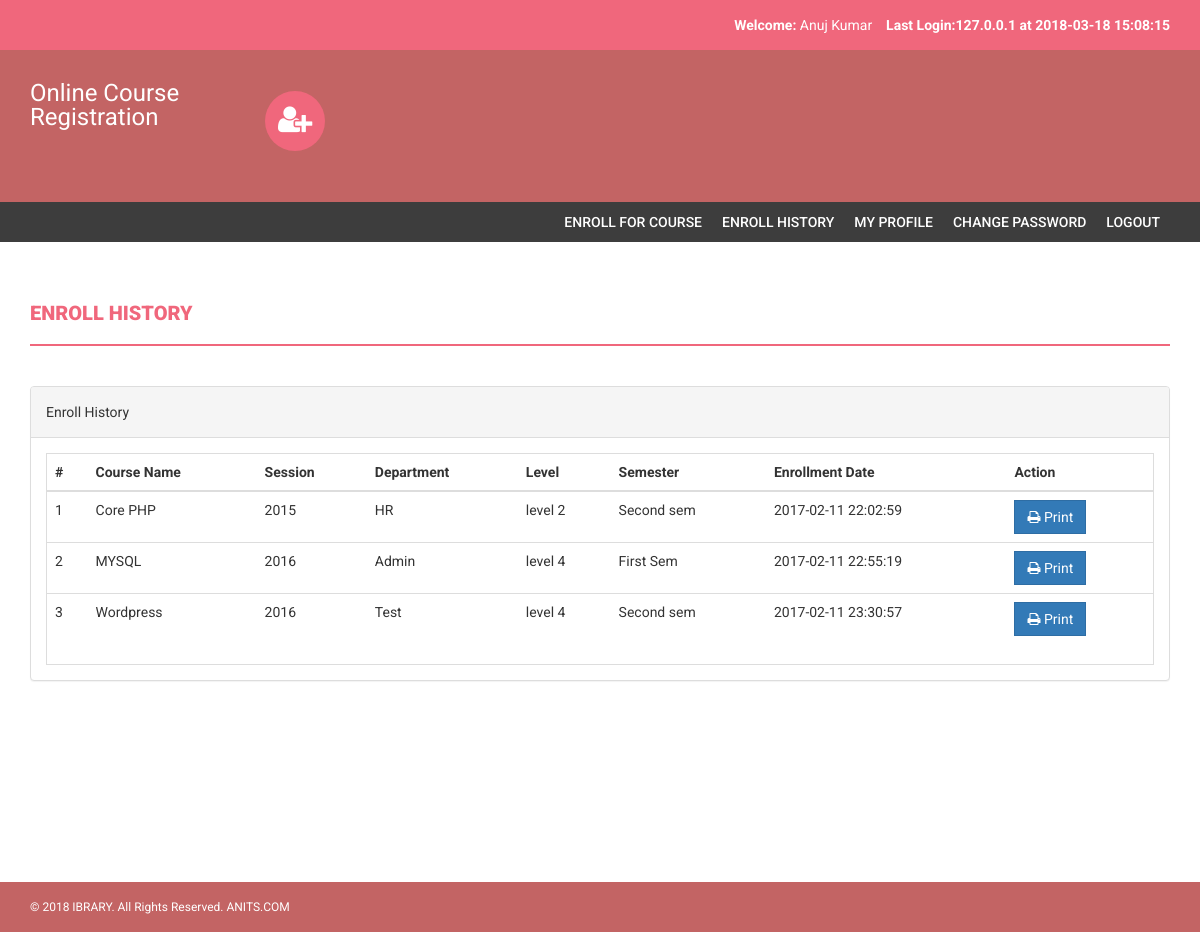
Screenshot of /onlinecourse/enroll-history.php (signed in) with the database file from the repository.
### tables this page shows
CREATE TABLE `courseenrolls` (
  `id` int(11) NOT NULL,
  `studentRegno` varchar(255) NOT NULL,
  `pincode` varchar(255) NOT NULL,
  `session` int(11) NOT NULL,
  `department` int(11) NOT NULL,
  `level` int(11) NOT NULL,
  `semester` int(11) NOT NULL,
  `course` int(11) NOT NULL,
  `enrollDate` timestamp NOT NULL DEFAULT CURRENT_TIMESTAMP
);

CREATE TABLE `course` (
  `id` int(11) NOT NULL,
  `courseCode` varchar(255) NOT NULL,
  `courseName` varchar(255) NOT NULL,
  `courseUnit` varchar(255) NOT NULL,
  `noofSeats` int(11) NOT NULL,
  `creationDate` timestamp NOT NULL DEFAULT CURRENT_TIMESTAMP,
  `updationDate` varchar(255) NOT NULL
);

CREATE TABLE `session` (
  `id` int(11) NOT NULL,
  `session` varchar(255) NOT NULL,
  `creationDate` timestamp NOT NULL DEFAULT CURRENT_TIMESTAMP
);

CREATE TABLE `department` (
  `id` int(11) NOT NULL,
  `department` varchar(255) NOT NULL,
  `creationDate` timestamp NOT NULL DEFAULT CURRENT_TIMESTAMP
);

CREATE TABLE `level` (
  `id` int(11) NOT NULL,
  `level` varchar(255) NOT NULL,
  `creationDate` timestamp NOT NULL DEFAULT CURRENT_TIMESTAMP
);

CREATE TABLE `semester` (
  `id` int(11) NOT NULL,
  `semester` varchar(255) NOT NULL,
  `creationDate` timestamp NOT NULL DEFAULT CURRENT_TIMESTAMP,
  `updationDate` varchar(255) NOT NULL
);

### onlinecourse/enroll-history.php (the view, shortened to what this page needs)
<?php
if(strlen($_SESSION['login'])==0)
    {
header('location:index.php');
}
else{
?>
<!DOCTYPE html>
<html xmlns="http://www.w3.org/1999/xhtml">
<head>
    <link href="assets/css/bootstrap.css" rel="stylesheet" />
    <link href="assets/css/font-awesome.css" rel="stylesheet" />
    <link href="assets/css/style.css" rel="stylesheet" />
</head>
<body>
<?php include('includes/header.php');?>
<?php if($_SESSION['login']!="")
{
 include('includes/menubar.php');
}
 ?>
    <div class="content-wrapper">
        <div class="container">
              <div class="row">
                    <div class="col-md-12">
                        <h1 class="page-head-line">Enroll History  </h1>
                    </div>
                </div>
                <div class="row" >
                <div class="col-md-12">
                    <div class="panel panel-default">
                        <div class="panel-heading">
                           Enroll History
                        </div>
                        <div class="panel-body">
                            <div class="table-responsive table-bordered">
                                <table class="table">
                                    <thead>
                                        <tr>
                                            <th>#</th>
                                            <th>Course Name </th>
                                            <th>Session </th>
                                            <th> Department</th>
                                             <th>Level</th>
                                                <th>Semester</th>
                                             <th>Enrollment Date</th>
                                             <th>Action</th>
                                        </tr>
                                    </thead>
                                    <tbody>
<?php
$sql=mysql_query("select courseenrolls.course as cid, course.courseName as courname,session.session as session,department.department as dept,level.level as level,courseenrolls.enrollDate as edate ,semester.semester as sem from courseenrolls join course on course.id=courseenrolls.course join session on session.id=courseenrolls.session join department on department.id=courseenrolls.department join level on level.id=courseenrolls.level  join semester on semester.id=courseenrolls.semester  where courseenrolls.studentRegno='".$_SESSION['login']."'");
$cnt=1;
while($row=mysql_fetch_array($sql))
{
?>
                                        <tr>
                                            <td><?php echo $cnt;?></td>
                                            <td><?php echo htmlentities($row['courname']);?></td>
                                            <td><?php echo htmlentities($row['session']);?></td>
                                            <td><?php echo htmlentities($row['dept']);?></td>
                                            <td><?php echo htmlentities($row['level']);?></td>
                                            <td><?php echo htmlentities($row['sem']);?></td>
                                             <td><?php echo htmlentities($row['edate']);?></td>
                                            <td>
                                            <a href="print.php?id=<?php echo $row['cid']?>" target="_blank">
<button class="btn btn-primary"><i class="fa fa-print "></i> Print</button> </a>
                                            </td>
                                        </tr>
<?php
$cnt++;
} ?>
                                    </tbody>
                                </table>
                            </div>
                        </div>
                    </div>
                </div>
            </div>
        </div>
    </div>
  <?php include('includes/footer.php');?>
</body>
</html>
<?php } ?>

### onlinecourse/includes/header.php (shortened to what this page needs)
<?php if($_SESSION['login']!="")
{?>
<header>
        <div class="container">
            <div class="row">
                <div class="col-md-12">
                    <strong>Welcome: </strong><?php echo htmlentities($_SESSION['sname']);?>
                    <strong>Last Login:<?php
        $ret=mysql_query("SELECT  * from userlog where studentRegno='".$_SESSION['login']."' order by id desc limit 1,1");
                    $row=mysql_fetch_array($ret);
                    echo $row['userip']; ?> at <?php echo $row['loginTime'];?></strong>
                </div>
            </div>
        </div>
    </header>
    <?php } ?>
    <div class="navbar navbar-inverse set-radius-zero">
        <div class="container">
            <div class="navbar-header">
                <a class="navbar-brand" href="#" style="color:#fff; font-size:24px;4px; line-height:24px; ">
                   Online Course Registration
                </a>
            </div>
            <div class="left-div">
                <i class="fa fa-user-plus login-icon" ></i>
        </div>
            </div>
        </div>

### onlinecourse/includes/menubar.php
<section class="menu-section">
        <div class="container">
            <div class="row">
                <div class="col-md-12">
                    <div class="navbar-collapse collapse ">
                        <ul id="menu-top" class="nav navbar-nav navbar-right">
                             <li><a href="pincode-verification.php">Enroll for Course </a></li>
                             <li><a href="enroll-history.php">Enroll History  </a></li>
                              <li><a href="my-profile.php">My Profile</a></li>
                               <li><a href="change-password.php">Change Password</a></li>
                            <li><a href="logout.php">Logout</a></li>
                        </ul>
                    </div>
                </div>
            </div>
        </div>
    </section>

### onlinecourse/includes/footer.php
<footer>
        <div class="container">
            <div class="row">
                <div class="col-md-12">
                    &copy; 2018 IBRARY. All Rights Reserved. <a href="https://www.anits.edu.in/" target="_blank">ANITS.COM</a>
                </div>
            </div>
        </div>
    </footer>

### onlinecourse/assets/css/style.css (style rules this page uses)
body { font-family: 'Roboto', sans-serif; line-height: 30px; }
.set-radius-zero { border-radius: 0px; -moz-border-radius: 0px; -webkit-border-radius: 0px; }
.content-wrapper { margin-top: 40px; min-height: 600px; padding-bottom: 60px; }
.page-head-line { font-weight: 900; padding-bottom: 20px; border-bottom: 2px solid #F0677C; text-transform: uppercase; color: #F0677C; font-size: 20px; margin-bottom: 40px; }
.btn { border-radius: 0px; -webkit-border-radius: 0px; -moz-border-radius: 0px; }
.login-icon { height: 60px; width: 60px; padding: 13px; border-radius: 50%; font-size: 30px; margin-bottom: 20px; color: #fff; text-align: center; cursor:pointer; background-color:#F0677C; -webkit-border-radius:50%; -moz-border-radius:50%; }
header { background-color: #F0677C; color: #fff; padding: 10px; text-align: right; }
.left-div { padding-left: 30px; margin-top: 40px; margin-bottom: 30px; }
.navbar-brand { width: 250px; padding-top: 30px; }
.menu-section { background-color: #3D3D3D; }
#menu-top a { color: #FFF; text-decoration: none; font-weight: 500; padding: 10px 10px 10px 10px; text-transform: uppercase; }
.navbar-inverse { background-color: #C36464; border-color: transparent; }
.navbar { margin-bottom: 0px; }
footer { padding: 10px; color: #fff; font-size: 12px; background-color: #C36464; }
footer a, footer a:hover { color: #fff; text-decoration: none; }

### rows the page displays
courseenrolls: course.courseName "Core PHP", session.session "2015", department.department "HR", level.level "level 2", semester.semester "Second sem", enrollDate "2017-02-11 22:02:59"
courseenrolls: course.courseName "MYSQL", session.session "2016", department.department "Admin", level.level "level 4", semester.semester "First Sem", enrollDate "2017-02-11 22:55:19"
courseenrolls: course.courseName "Wordpress", session.session "2016", department.department "Test", level.level "level 4", semester.semester "Second sem", enrollDate "2017-02-11 23:30:57"

### other values shown
$_SESSION['sname'] "Anuj Kumar"
$row['userip'] "127.0.0.1"
$row['loginTime'] "2018-03-18 15:08:15"
